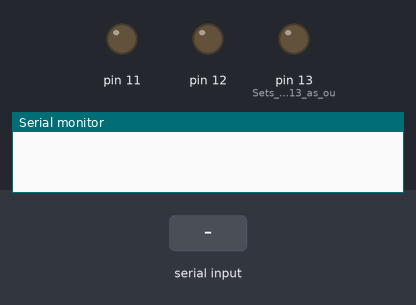
The sketch below on a simulated Arduino Uno, built with avr-gcc and run on an emulated ATmega328P. Parts: output pins drawn as LEDs (lit = HIGH), the last lines printed to the serial monitor. The inputs (shaded band) are chosen by the test bench.

Above: at 1.2 s.
1.3 s: "13\n" received over Serial
At 2.3 s:
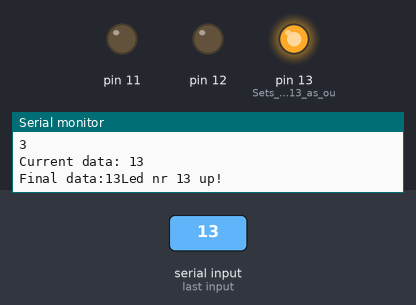
2.8 s: "12\n" received over Serial
At 3.4 s:
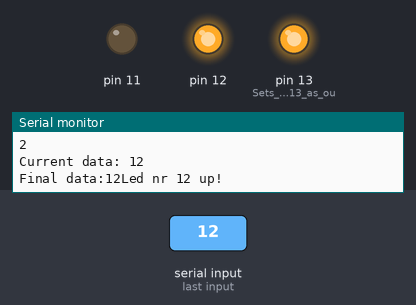
4.3 s: "11\n" received over Serial
At 4.6 s:
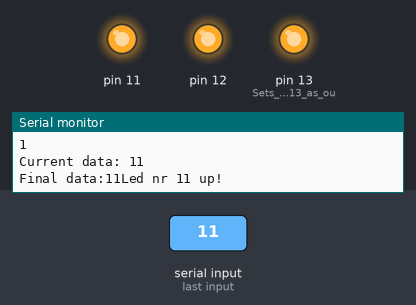
5.8 s: "13\n" received over Serial
At 6.9 s:
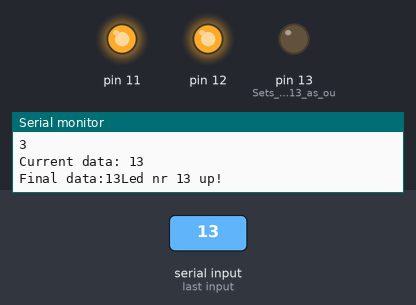
7.3 s: "12\n" received over Serial
At 8.0 s:
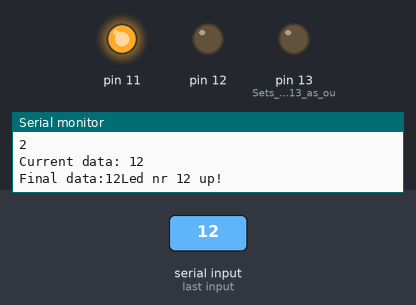
Timing chart, 0 to 9.8 s (numbered marks = the images above; inputs shaded):
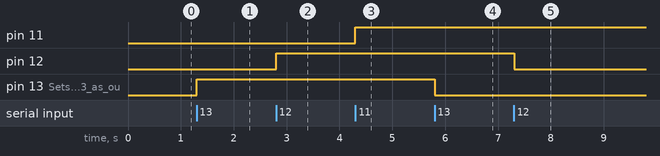

Measured:
- after the input at 1.3 s, pin 13 (Sets_digital_pin_13_as_ou): LOW → HIGH at once
- after the input at 2.8 s, pin 12: LOW → HIGH at once
- after the input at 4.3 s, pin 11: LOW → HIGH at once
- after the input at 5.8 s, pin 13 (Sets_digital_pin_13_as_ou): HIGH → LOW at once
- after the input at 7.3 s, pin 12: HIGH → LOW at once

The sketch:

BluetoothLedControl.ino
```cpp
String data = "";
char received;
void setup()
{
  Serial.begin(9600);         //Sets the data rate in bits per second (baud) for serial data transmission
  pinMode(13, OUTPUT);        //Sets digital pin 13 as output pin
  pinMode(12, OUTPUT);
  pinMode(11, OUTPUT);
}
void loop()
{
  if(Serial.available() > 0)
  {
    received = Serial.read();
    if(received != '\n'){
      data.concat(received);
      Serial.print(received);
      Serial.print("\n");
      Serial.print("Current data: ");
      Serial.println(data);

    }else{

      Serial.print("Final data:");
      Serial.print(data);


      if((data.equals("13"))){
         ToggleLed(13);
         //Serial.println("Toggling done");
      }
      if((data.equals("12"))){
        ToggleLed(12);
      }
      if((data.equals("11"))){
        ToggleLed(11);
      }
    }

  }else{
   // Serial.println("Not available");
  }

}

void ToggleLed(int led_nr){
  if (digitalRead(led_nr) == HIGH ){
    digitalWrite(led_nr, LOW);
  }else{
    digitalWrite(led_nr, HIGH);
  }
  Serial.print("Led nr ");
  Serial.print(led_nr);
  Serial.println(" up!");
  data = "";
}
```
